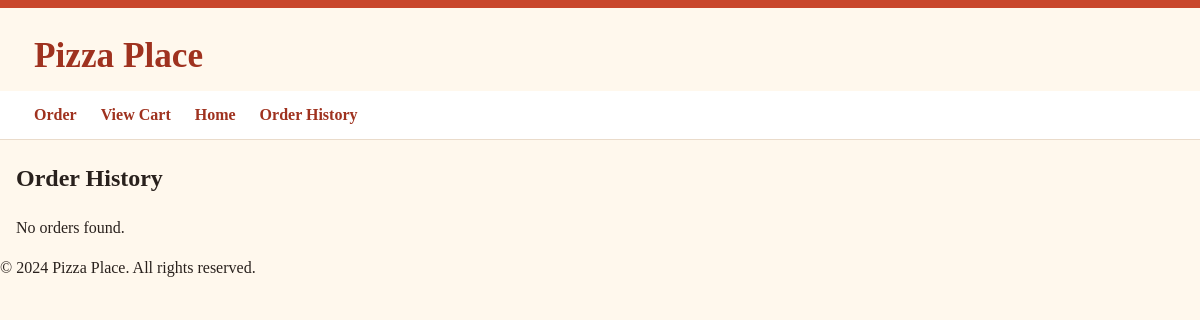
The page /orders on the database as committed earlier.
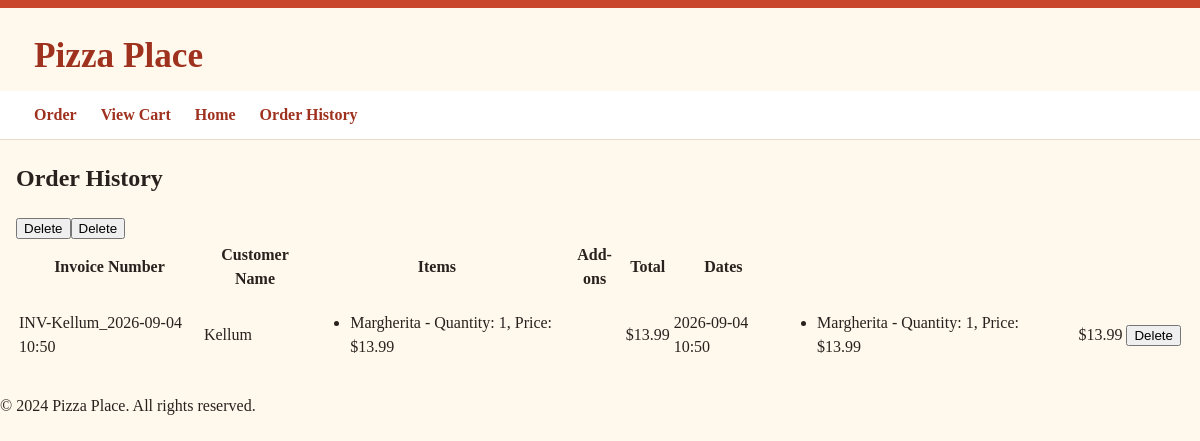
The same page on the database as committed later.
### tables this page shows
CREATE TABLE pizza_orders (
                id INTEGER PRIMARY KEY AUTOINCREMENT,
                invoice_number TEXT NOT NULL,
                customer_name TEXT NOT NULL,
                cart TEXT NOT NULL,
                total REAL NOT NULL,
                addons TEXT,
                order_date TIMESTAMP DEFAULT CURRENT_TIMESTAMP
            );

### app.py (the view)
@app.route('/orders')
def order_history():
    initialise_database()
    with sqlite3.connect('database.db') as conn:
        cursor = conn.cursor()
        cursor.execute('SELECT * FROM pizza_orders ORDER BY id DESC')
        rows = cursor.fetchall()
        orders = []
        for row in rows:
            orders.append({
                'id': row[0],
                'invoice_number': row[1],
                'customer_name': row[2],
                'items': json.loads(row[3]),
                'total': row[4],
                'addons': json.loads(row[5] or '{}'),
                'date': row[6]
            })
    return render_template('order_history.html', orders=orders)

### app.py (called while the page is built)
def initialise_database():
    with sqlite3.connect('database.db') as conn:
        cursor = conn.cursor()
        cursor.execute('''
            CREATE TABLE IF NOT EXISTS users (
                id INTEGER PRIMARY KEY AUTOINCREMENT,
                username TEXT UNIQUE NOT NULL,
                email TEXT UNIQUE NOT NULL,
                password TEXT NOT NULL
            )
        ''')
        cursor.execute('''
            CREATE TABLE IF NOT EXISTS pizza_orders (
                id INTEGER PRIMARY KEY AUTOINCREMENT,
                invoice_number TEXT NOT NULL,
                customer_name TEXT NOT NULL,
                cart TEXT NOT NULL,
                total REAL NOT NULL,
                addons TEXT,
                order_date TIMESTAMP DEFAULT CURRENT_TIMESTAMP
            )
        ''')
        conn.commit()

### Templates/order_history.html (shortened to what this page needs)
{% extends "base.html" %}
{% block content %}
    <h2>Order History</h2>
    {% if orders %}
       <table>
            <thead>
                <tr>
                    <th>Invoice Number</th>
                    <th>Customer Name</th>
                    <th>Items</th>
                    <th>Add-ons</th>
                    <th>Total</th>
                    <th>Dates</th>
                </tr>
            </thead>
            <tbody>
                {% for order in orders %}
                    <tr>
                        <td>{{ order['invoice_number'] }}</td>
                        <td>{{ order['customer_name'] }}</td>
                        <td>
                            <ul>
                                {% for item, details in order['items'].items() %}
                                    <li>{{ item }} - Quantity: {{ details ['quantity'] }},  Price: ${{ "%.2f"|format(details['price']) }}</li>
                                {% endfor %}
                            </ul>
                        </td>
                        <td>
                        </td>
                        <td>${{ "%.2f"|format(order['total']) }}</td>
                        <td>{{ order['date'] }}</td>
                        <form action="{{ url_for('cancel_saved_order', order_id=order['id']) }}" method="post" style="display:inline;">
                            <button type="submit" onsubmit="return confirm('Are you sure you want to cancel this order?');">Delete</button>
                            <button type="submit">Delete</button>
                        </form>
                    <td>
                        <ul>
                            {% for item, details in order['items'].items() %}
                                <li>{{ item }} - Quantity: {{ details['quantity'] }}, Price: ${{ "%.2f"|format(details['price']) }}</li>
                            {% endfor %}
                        </ul>
                    </td>
                    <td>
                    </td>
                    <td>${{ "%.2f"|format(order['total']) }}</td>
                    <td>
                        <form action="{{ url_for('cancel_saved_order', order_id=order['id']) }}" method="post" style="display:inline;">
                            <button type="submit" onclick="return confirm('Are you sure you want to cancel this order?');">Delete</button>
                        </form>
                    </td>
                 </tr>
                {% endfor %}
            </tbody>
       </table>
    {% else %}
    <p>No orders found.</p>
    {% endif %}
{% endblock %}

### Templates/base.html (shortened to what this page needs)
<!DOCTYPE html>
<html lang="en">
<head>
    <link rel="stylesheet" href="{{ url_for('static', filename='style.css') }}">
</head>
<body>
    <h1>Pizza Place</h1>
    <nav>
        <ul>
            <li><a href="{{ url_for('index') }}">Order</a></li>
            <li><a href="{{ url_for('view_cart') }}">View Cart</a></li>
            <li><a href="{{ url_for('home') }}">Home</a></li>
            <li><a href="{{ url_for('order_history') }}">Order History</a></li>
        </ul>
    </nav>
    <header>
        <main>
             {% block content %} {% endblock %}
        </main>
    </header>
    <footer>
        <p>&copy; 2024 Pizza Place. All rights reserved.</p>
    </footer>
</body>
</html>

### Static/style.css (style rules this page uses)
:root { --ink: #29211d; --muted: #75675f; --cream: #fff8ed; --paper: #ffffff; --tomato: #c9472c; --tomato-dark: #9f321f; --gold: #e7a52b; --line: #eadbca; --shadow: 0 14px 35px rgba(79, 46, 25, 0.12); }
* { box-sizing: border-box; }
body { margin: 0; color: var(--ink); background: var(--cream); font-family: Georgia, 'Times New Roman', serif; line-height: 1.5; }
body::before { display: block; height: 8px; background: var(--tomato); content: ''; }
body > h1 { max-width: 1180px; margin: 22px auto 8px; padding: 0 24px; color: var(--tomato-dark); font-size: clamp(1.5rem, 4vw, 2.2rem); }
nav { border-bottom: 1px solid var(--line); background: var(--paper); }
nav ul { display: flex; gap: 24px; max-width: 1180px; margin: 0 auto; padding: 12px 24px; list-style: none; }
a { color: var(--tomato-dark); font-weight: bold; }
nav a { text-decoration: none; }
main { width: min(1180px, calc(100% - 32px)); margin: 0 auto; }

Rows that differ between the two databases and show on the page:
added pizza_orders: invoice_number "INV-Kellum_2026-09-04 10:50", customer_name "Kellum", items "Margherita", details "1", price "13.99", total "13.99", date "2026-09-04 10:50", items "Margherita", quantity "1", price "13.99"
Other text that changed with them:
text no longer shown: "No orders found."
text now shown: "Invoice Number Customer Name Items Add-ons Total Dates"
